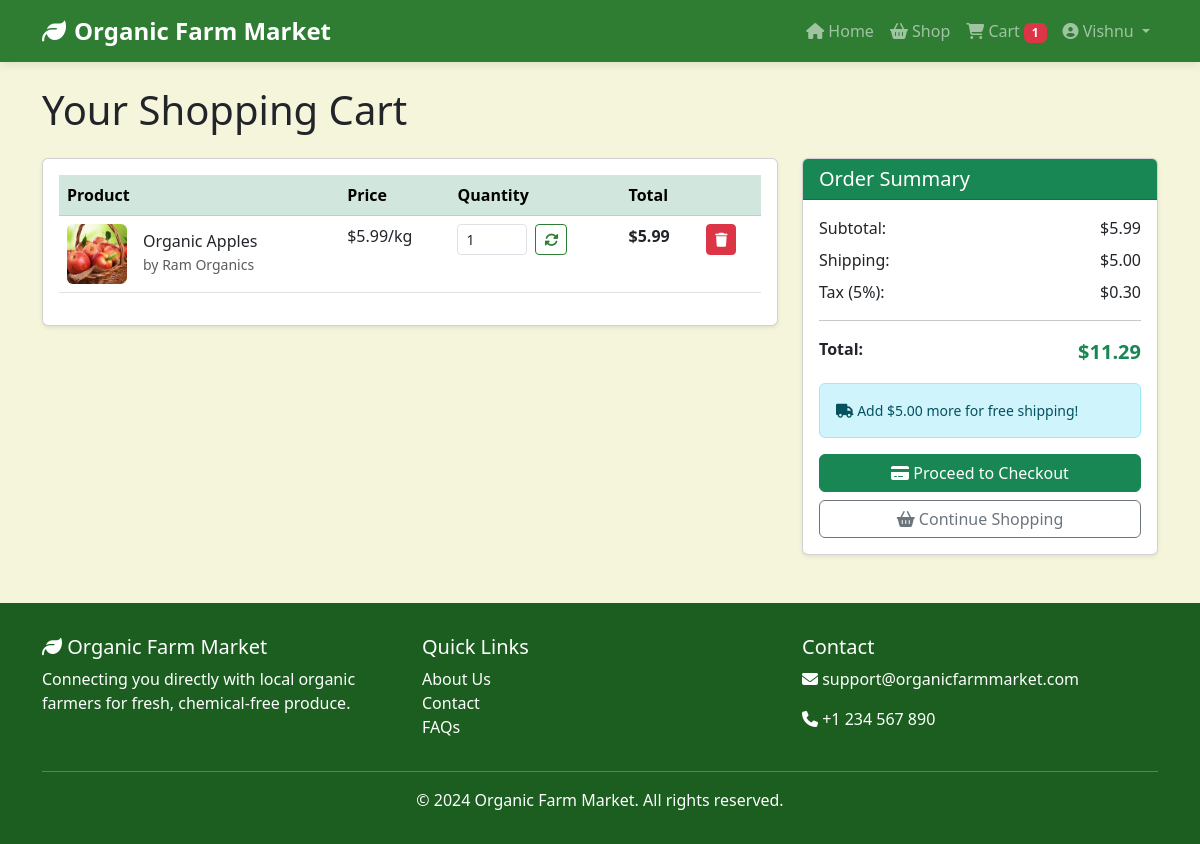
Page /cart/ (signed in) on the committed database.
### accounts/models.py (models this page shows, shortened)
class User(AbstractUser):
    USER_TYPE_CHOICES = (
        ('customer', 'Customer'),
        ('farmer', 'Farmer'),
    )
    user_type = models.CharField(max_length=10, choices=USER_TYPE_CHOICES, default='customer')
    phone = models.CharField(max_length=15, blank=True, null=True)
    profile_picture = models.ImageField(upload_to='profile_pics/', blank=True, null=True)
    address = models.TextField(blank=True, null=True)
    @property
    def is_farmer(self):
        return self.user_type == 'farmer'

class FarmerProfile(models.Model):
    user = models.OneToOneField(User, on_delete=models.CASCADE, related_name='farmer_profile')
    farm_name = models.CharField(max_length=100)
    farm_location = models.CharField(max_length=200)
    bio = models.TextField(help_text="Tell customers about your organic farming practices")
    is_organic_certified = models.BooleanField(default=False)
    certification_details = models.CharField(max_length=200, blank=True, null=True)
    established_year = models.IntegerField(blank=True, null=True)
    is_verified = models.BooleanField(default=False)  # Admin verification

### cart/models.py (models this page shows, shortened)
class CartItem(models.Model):
    cart = models.ForeignKey(Cart, on_delete=models.CASCADE, related_name='items')
    product = models.ForeignKey(Product, on_delete=models.CASCADE)
    quantity = models.PositiveIntegerField(default=1)
    added_at = models.DateTimeField(auto_now_add=True)
    class Meta:
        unique_together = ('cart', 'product')
    @property
    def total_price(self):
        return Decimal(str(self.product.price)) * Decimal(str(self.quantity))

### products/models.py (models this page shows, shortened)
class Product(models.Model):
    UNIT_CHOICES = (
        ('kg', 'Kilogram (kg)'),
        ('g', 'Gram (g)'),
        ('dozen', 'Dozen'),
        ('piece', 'Piece'),
        ('bunch', 'Bunch'),
    )
    farmer = models.ForeignKey(FarmerProfile, on_delete=models.CASCADE, related_name='products')
    category = models.ForeignKey(Category, on_delete=models.SET_NULL, null=True, related_name='products')
    name = models.CharField(max_length=100)
    slug = models.SlugField(unique=True, blank=True)
    description = models.TextField()
    price = models.DecimalField(max_digits=10, decimal_places=2)
    unit = models.CharField(max_length=10, choices=UNIT_CHOICES, default='kg')
    stock_quantity = models.PositiveIntegerField(default=0)
    image = models.ImageField(upload_to='products/', blank=True, null=True)
    is_organic_certified = models.BooleanField(default=True)
    is_available = models.BooleanField(default=True)
    created_at = models.DateTimeField(auto_now_add=True)
    updated_at = models.DateTimeField(auto_now=True)

### cart/views.py (the view, shortened to what this page needs)
# urls.py: path('', views.cart_detail, name='cart_detail'),
@login_required
def cart_detail(request):
    cart = get_or_create_cart(request)
    if cart:
        cart_items = cart.items.select_related('product').all()
        subtotal = cart.subtotal
        shipping_threshold = Decimal('50.00')
        shipping_cost = Decimal('5.00') if subtotal > 0 and subtotal < shipping_threshold else Decimal('0.00')
        tax_rate = Decimal('0.05')
        tax = subtotal * tax_rate
        total = subtotal + shipping_cost + tax
        context = {
            'cart': cart,
            'cart_items': cart_items,
            'subtotal': subtotal,
            'shipping_cost': shipping_cost,
            'tax': tax,
            'total': total,
        }
    return render(request, 'cart/cart_detail.html', context)

### cart/context_processors.py (called while the page is built)
def cart_count(request):
    if request.user.is_authenticated:
        cart = Cart.objects.filter(user=request.user).first()
        if cart:
            return {'cart_count': cart.total_items}
    return {'cart_count': 0}

### cart/models.py (called while the page is built)
    @property
    def total_items(self):
        return sum(item.quantity for item in self.items.all())

    @property
    def subtotal(self):
        total = Decimal('0.00')
        for item in self.items.all():
            total += item.total_price
        return total

### cart/views.py (called while the page is built)
def get_or_create_cart(request):
    if request.user.is_authenticated:
        cart, created = Cart.objects.get_or_create(user=request.user)
        return cart
    return None

### cart/templates/cart/cart_detail.html (shortened to what this page needs)
{% extends 'base.html' %}
{% block content %}
<div class="container mt-4">
    <h1 class="mb-4">Your Shopping Cart</h1>
    {% if cart_items %}
        <div class="row">
            <div class="col-md-8">
                <div class="card shadow-sm">
                    <div class="card-body">
                        <div class="table-responsive">
                            <table class="table table-hover">
                                <thead class="table-success">
                                    <tr>
                                        <th>Product</th>
                                        <th>Price</th>
                                        <th>Quantity</th>
                                        <th>Total</th>
                                        <th></th>
                                    </tr>
                                </thead>
                                <tbody>
                                    {% for item in cart_items %}
                                    <tr>
                                        <td>
                                            <div class="d-flex align-items-center">
                                                {% if item.product.image %}
                                                    <img src="{{ item.product.image.url }}" width="60" height="60" style="object-fit: cover;" class="rounded me-3">
                                                {% else %}
                                                    <div class="bg-light rounded me-3 d-flex align-items-center justify-content-center" style="width: 60px; height: 60px;">
                                                        <i class="fas fa-carrot fa-2x text-muted"></i>
                                                    </div>
                                                {% endif %}
                                                <div>
                                                    <h6 class="mb-0">{{ item.product.name }}</h6>
                                                    <small class="text-muted">by {{ item.product.farmer.farm_name }}</small>
                                                </div>
                                            </div>
                                        </td>
                                        <td>${{ item.product.price }}/{{ item.product.unit }}</td>
                                        <td>
                                            <form method="post" action="{% url 'cart:cart_update' item.id %}" class="d-flex align-items-center">
                                                <input type="number" name="quantity" value="{{ item.quantity }}" min="0" max="{{ item.product.stock_quantity }}" class="form-control form-control-sm" style="width: 70px;">
                                                <button type="submit" class="btn btn-sm btn-outline-primary ms-2">
                                                    <i class="fas fa-sync-alt"></i>
                                                </button>
                                            </form>
                                        </td>
                                        <td><strong>${{ item.total_price|floatformat:2 }}</strong></td>
                                        <td>
                                            <form method="post" action="{% url 'cart:cart_remove' item.id %}">
                                                <button type="submit" class="btn btn-sm btn-danger">
                                                    <i class="fas fa-trash"></i>
                                                </button>
                                            </form>
                                        </td>
                                    </tr>
                                    {% endfor %}
                                </tbody>
                            </table>
                        </div>
                    </div>
                </div>
            </div>
            <div class="col-md-4">
                <div class="card shadow-sm">
                    <div class="card-header bg-success text-white">
                        <h5 class="mb-0">Order Summary</h5>
                    </div>
                    <div class="card-body">
                        <div class="d-flex justify-content-between mb-2">
                            <span>Subtotal:</span>
                            <span>${{ subtotal|floatformat:2 }}</span>
                        </div>
                        <div class="d-flex justify-content-between mb-2">
                            <span>Shipping:</span>
                            <span>
                                {% if shipping_cost > 0 %}
                                    ${{ shipping_cost|floatformat:2 }}
                                {% else %}
                                    Free
                                {% endif %}
                            </span>
                        </div>
                        <div class="d-flex justify-content-between mb-2">
                            <span>Tax (5%):</span>
                            <span>${{ tax|floatformat:2 }}</span>
                        </div>
                        <hr>
                        <div class="d-flex justify-content-between mb-3">
                            <strong>Total:</strong>
                            <strong class="text-success fs-5">${{ total|floatformat:2 }}</strong>
                        </div>
                        {% if shipping_cost > 0 %}
                            <div class="alert alert-info small">
                                <i class="fas fa-truck"></i> Add ${{ shipping_cost|floatformat:2 }} more for free shipping!
                            </div>
                        {% endif %}
                        <a href="{% url 'orders:checkout' %}" class="btn btn-success w-100">
                            <i class="fas fa-credit-card"></i> Proceed to Checkout
                        </a>
                        <a href="{% url 'products:product_list' %}" class="btn btn-outline-secondary w-100 mt-2">
                            <i class="fas fa-shopping-basket"></i> Continue Shopping
                        </a>
                    </div>
                </div>
            </div>
        </div>
    {% endif %}
</div>
{% endblock %}

### templates/base.html (shortened to what this page needs)
<!DOCTYPE html>
<html lang="en">
<head>
    <link href="https://cdn.jsdelivr.net/npm/bootstrap@5.3.0/dist/css/bootstrap.min.css" rel="stylesheet">
    <link rel="stylesheet" href="https://cdnjs.cloudflare.com/ajax/libs/font-awesome/6.4.0/css/all.min.css">
</head>
<body>
    <nav class="navbar navbar-expand-lg navbar-dark">
        <div class="container">
            <a class="navbar-brand" href="{% url 'pages:home' %}">
                <i class="fas fa-leaf me-2"></i>Organic Farm Market
            </a>
            <div class="collapse navbar-collapse" id="navbarNav">
                <ul class="navbar-nav ms-auto">
                    <li class="nav-item">
                        <a class="nav-link" href="{% url 'pages:home' %}">
                            <i class="fas fa-home"></i> Home
                        </a>
                    </li>
                    <li class="nav-item">
                        <a class="nav-link" href="{% url 'products:product_list' %}">
                            <i class="fas fa-shopping-basket"></i> Shop
                        </a>
                    </li>
                    {% if user.is_authenticated %}
                        {% if user.is_farmer %}
                            <li class="nav-item">
                                <a class="nav-link" href="{% url 'accounts:farmer_dashboard' %}">
                                    <i class="fas fa-tachometer-alt"></i> Dashboard
                                </a>
                            </li>
                            <li class="nav-item">
                                <a class="nav-link" href="{% url 'accounts:customer_dashboard' %}">
                                    <i class="fas fa-user"></i> My Account
                                </a>
                            </li>
                            <li class="nav-item">
                                <a class="nav-link" href="{% url 'products:farmer_product_list' %}">
                                    <i class="fas fa-user"></i> My Products
                                </a>
                            </li>
                            <li class="nav-item">
                                <a class="nav-link" href="{% url 'orders:farmer_orders' %}">
                                    <i class="fas fa-shopping-cart"></i> Orders
                                </a>
                            </li>
                        {% else %}
                            <li class="nav-item">
                                <a class="nav-link" href="{% url 'cart:cart_detail' %}">
                                    <i class="fas fa-shopping-cart"></i> Cart
                                    <span class="badge bg-danger cart-count">{{ cart_count }}</span>
                                </a>
                            </li>
                        {% endif %}
                        <li class="nav-item dropdown">
                            <a class="nav-link dropdown-toggle" href="#" id="userDropdown" role="button" data-bs-toggle="dropdown">
                                <i class="fas fa-user-circle"></i> {{ user.username }}
                            </a>
                        </li>
                    {% endif %}
                </ul>
            </div>
        </div>
    </nav>
    {% block content %}
    {% endblock %}
    <footer class="footer">
        <div class="container">
            <div class="row">
                <div class="col-md-4">
                    <h5><i class="fas fa-leaf"></i> Organic Farm Market</h5>
                    <p>Connecting you directly with local organic farmers for fresh, chemical-free produce.</p>
                </div>
                <div class="col-md-4">
                    <h5>Quick Links</h5>
                    <ul class="list-unstyled">
                        <li><a href="#" class="text-white text-decoration-none">About Us</a></li>
                        <li><a href="#" class="text-white text-decoration-none">Contact</a></li>
                        <li><a href="#" class="text-white text-decoration-none">FAQs</a></li>
                    </ul>
                </div>
                <div class="col-md-4">
                    <h5>Contact</h5>
                    <p><i class="fas fa-envelope"></i> support@organicfarmmarket.com</p>
                    <p><i class="fas fa-phone"></i> +1 234 567 890</p>
                </div>
            </div>
            <hr class="bg-light">
            <div class="text-center">
                <p class="mb-0">&copy; 2024 Organic Farm Market. All rights reserved.</p>
            </div>
        </div>
    </footer>
</body>
</html>

### templates/base.html (style rules this page uses)
:root { --primary-green: #2E7D32; --secondary-orange: #FFB74D; --light-beige: #F5F5DC; --dark-green: #1B5E20; }
body { font-family: 'Segoe UI', Tahoma, Geneva, Verdana, sans-serif; background-color: var(--light-beige); }
.navbar { background-color: var(--primary-green) !important; box-shadow: 0 2px 10px rgba(0,0,0,0.1); }
.navbar-brand { font-weight: bold; font-size: 1.5rem; }
.btn-outline-primary { border-color: var(--primary-green); color: var(--primary-green); }
.footer { background-color: var(--dark-green); color: white; padding: 2rem 0; margin-top: 3rem; }

### rows in the picture
User: username "Vishnu"
CartItem: product.image (picture), product.name "Organic Apples", product.farmer.farm_name "Ram Organics", product.price "5.99", product.unit "kg", quantity "1", total_price "5.99"

### other values in the picture
{{ cart_count }} "1"
{{ subtotal|floatformat:2 }} "5.99"
{{ shipping_cost|floatformat:2 }} "5.00"
{{ tax|floatformat:2 }} "0.30"
{{ total|floatformat:2 }} "11.29"
